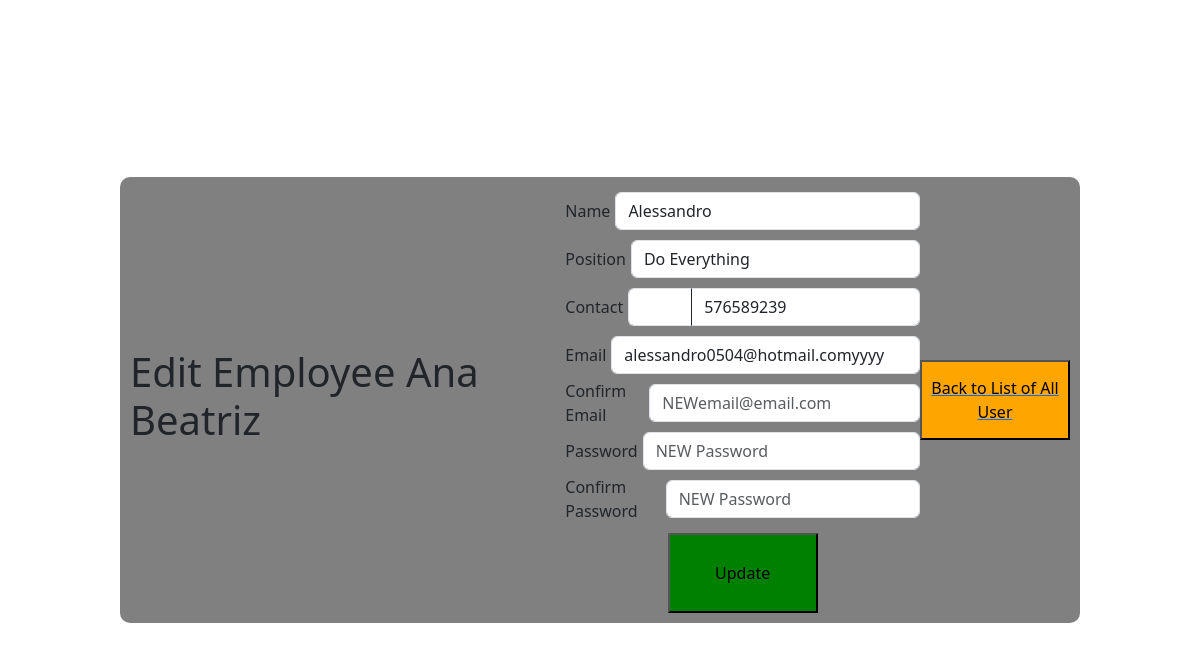
The app's page /edit-user/Alessandro10 (signed in), older data.
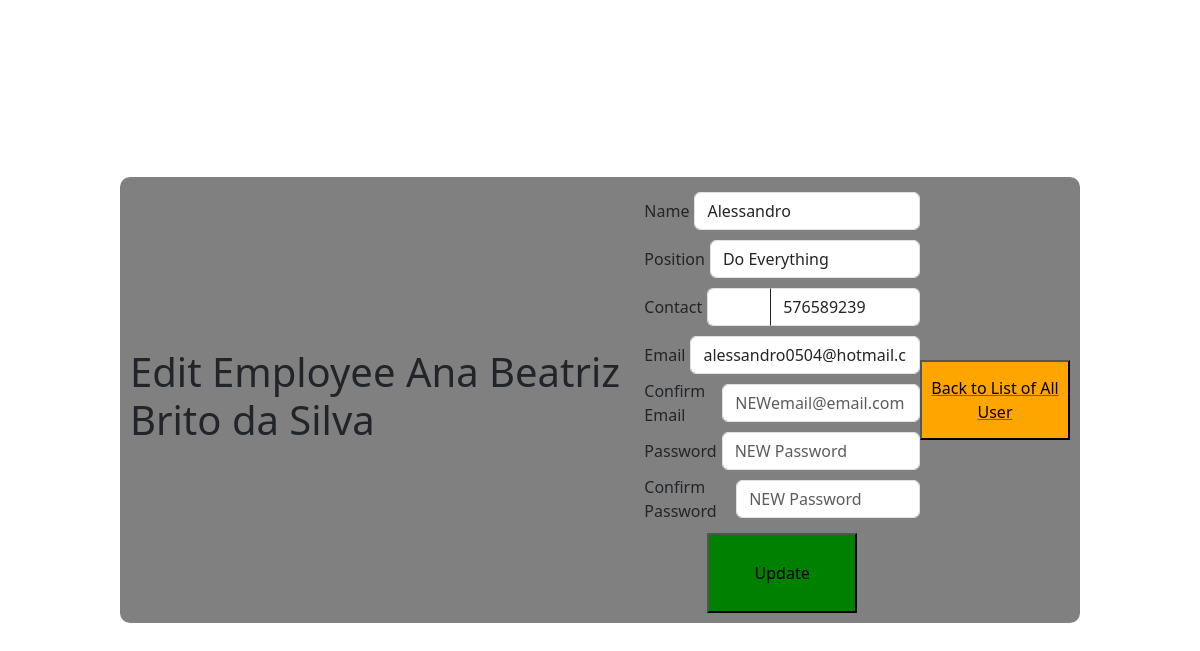
The same page, newer data.
### app/models/tables_db.py (models this page shows, shortened)
class User(database.Model, UserMixin):
    __tablename__ = "users"
    nif = database.Column(database.Integer, primary_key=True)
    name = database.Column(database.String, nullable=True)
    position = database.Column(database.String, nullable=True)
    contact = database.Column(database.Integer, nullable=True)
    email = database.Column(database.String, nullable=True, unique=True)
    user = database.Column(database.String, nullable=True, unique=True)
    password = database.Column(database.String, nullable=True)

### app/controllers/routes.py (the view, shortened to what this page needs)
@app.route('/edit-user/<user>', methods=['GET', 'POST'])
@login_required
@adm_required
def edit_user(user):
    user_to_edit = User.query.filter_by(user=user).first()
    if user_to_edit is None:
        flash('User not found', 'error')
        return redirect(url_for('see_all_users'))
    edit_form = CreateForm(obj=user_to_edit)
    return render_template('edit_user.html', edit_form=edit_form, user_to_edit=user_to_edit)

### app/__init__.py (called while the page is built)
@login_manager.user_loader
def load_user(user_nif):
    return User.query.get(int(user_nif))

### app/controllers/routes.py (called while the page is built)
def adm_required(func):
    @wraps(func)
    def decorate_view(*args, **kwargs):
        if current_user.is_authenticated and current_user.position == "ADM":
            return func(*args, **kwargs)
        else:
            return unauthorized(401)
    return decorate_view

### app/templates/edit_user.html (shortened to what this page needs)
<!DOCTYPE html>
<html lang="en">
<head>
    <link rel="stylesheet" href="{{ url_for('static', filename='css/bootstrap.min.css') }}">
    <link rel="stylesheet" href="{{ url_for('static', filename='my_css/style_new_and_edit.css')}}">
</head>
<body>
<div class="container">
    <h1>Edit Employee {{ current_user.name }}</h1>
      <form method="POST" action="{{ url_for('edit_user', user=user_to_edit.user) }}">
            <div class="form-group">
                <label>{{ edit_form.name.label }}</label>
                {{ edit_form.name(class="form-control", placeholder="NEW Name") }}
            </div>
            <div class="form-group">
                <label>{{ edit_form.position.label }}</label>
                {{ edit_form.position(class="form-control", placeholder="NEW Job") }}
            </div>
            <div class="form-group">
                <label>{{ edit_form.country_code.label }}</label>
                <div class="input-group">
                    {{ edit_form.country_code(class="form-control input-group-prepend custom-dropdown") }}
                    {{ edit_form.contact(class="form-control", placeholder="NEW Phone") }}
                </div>
            </div>
            <div class="form-group">
                <label>{{ edit_form.email.label }}</label>
                {{ edit_form.email(class="form-control", placeholder="NEWemail@email.com") }}
            </div>
            <div class="form-group">
                <label>{{ edit_form.confirm_email.label }}</label>
                {{ edit_form.confirm_email(class="form-control", placeholder="NEWemail@email.com") }}
            </div>
            <div class="form-group">
                <label>{{ edit_form.password.label }}</label>
                {{ edit_form.password(class="form-control", placeholder="NEW Password") }}
            </div>
            <div class="form-group">
                <label>{{ edit_form.confirm_password.label }}</label>
                {{ edit_form.confirm_password(class="form-control", placeholder="NEW Password") }}
            </div>
        <div class="btns">
          <button type="submit" class="btn-primary">Update</button>
        </div>
      </form>
    <a href="{{ url_for('see_all_users') }}">
                <button class="back-adm">
                    Back to List of All User
                </button>
            </a>
</div>
</body>
</html>

Row changes from the older to the newer data that the page shows:
changed User: name "Ana Beatriz" → "Ana Beatriz Brito da Silva"
